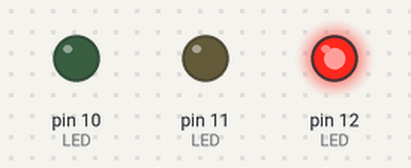
A sketch run on a simulated Arduino Mega 2560, built with avr-gcc and run on an emulated ATmega2560. Shown: output pins drawn as LEDs (lit = HIGH).

Above: at 2.5 s.
At 6.0 s:
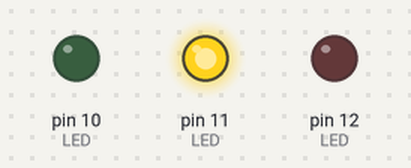
At 9.5 s:
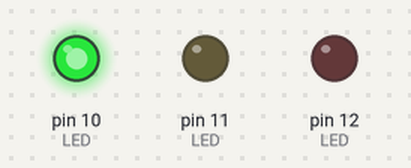
Timing chart, 0 to 15.6 s (numbered marks = the images above):
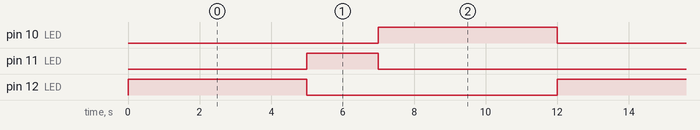

The sketch:

sketch.ino
```cpp
#include <avr/io.h>
#include <util/delay.h>

int main() {
    // Define os pinos dos LEDs como saída

    DDRB |= (1 << PB6) | (1 << PB5) | (1 << PB4);

    while (1) {
        // Sinal fechado (vermelho) por 5 segundos
        PORTB |= (1 << PB6);  // Acende o LED vermelho
        _delay_ms(5000);      // Espera 5 segundos
        PORTB &= ~(1 << PB6); // Apaga o LED vermelho

        // Sinal de atenção (amarelo) por 2 segundos
        PORTB |= (1 << PB5);  // Acende o LED amarelo
        _delay_ms(2000);      // Espera 2 segundos
        PORTB &= ~(1 << PB5); // Apaga o LED amarelo

        // Sinal aberto (verde) por 5 segundos
        PORTB |= (1 << PB4);  // Acende o LED verde
        _delay_ms(5000);      // Espera 5 segundos
        PORTB &= ~(1 << PB4); // Apaga o LED verde
    }

    return 0;
}
```

Measured:
- by itself, pin 10 (LED), pin 12 (LED): alternates HIGH for 5.0 s and LOW for 7.0 s
- by itself, pin 11 (LED): alternates HIGH for 2.0 s and LOW for 10.0 s
- by itself, everything shown: repeats every 12.0 s, in 3 steps
